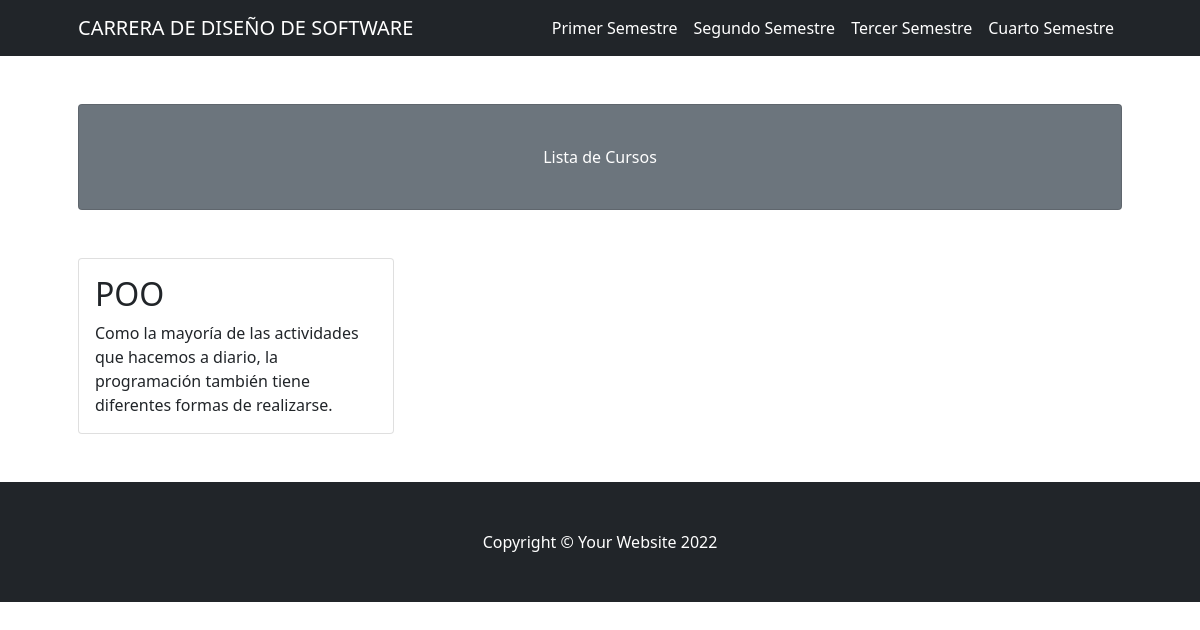
Page /semestre/3/ on the committed database.
### curso/models.py (models this page shows, shortened)
class Semestre(models.Model):
    nombre = models.CharField(max_length=200)
    pud_date = models.DateTimeField(auto_now=True)

class Curso(models.Model):
    titulo = models.CharField(max_length=100)
    descripcion = models.TextField()
    semestre = models.ForeignKey(Semestre, on_delete=models.CASCADE)

### curso/views.py (the view)
# urls.py: path('semestre/<int:semestre_id>/', views.Semestres, name='semestre')
def Semestres(request, semestre_id):
    list_cursos = Curso.objects.filter(semestre=semestre_id)
    list_semestres = Semestre.objects.all()
    context = {
        'list_curso': list_cursos,
        'semestre' : list_semestres
    }
    return render(request, 'semestres.html', context)

### curso/templates/semestres.html
{% extends "layout.html" %}
{% block content %}
{% for list in list_curso %}
<div class="col-md-4 mb-5">
    <div class="card h-100">
        <div class="card-body">
            <h2 class="card-title">{{ list.titulo }}</h2>
            <p class="card-text">{{ list.descripcion }}</p>
        </div>
    </div>
</div>
{% endfor %}
{% endblock %}

### curso/templates/layout.html (shortened to what this page needs)
<!DOCTYPE html>
<html lang="en">
    <head>
        {% load static %}
        <link href="{% static 'css/styles.css' %}" rel="stylesheet" />
    </head>
    <body>
        <nav class="navbar navbar-expand-lg navbar-dark bg-dark">
            <div class="container px-5">
                <a class="navbar-brand" href="#!">CARRERA DE DISEÑO DE SOFTWARE</a>
                <div class="collapse navbar-collapse" id="navbarSupportedContent">
                    <ul class="navbar-nav ms-auto mb-2 mb-lg-0">
                        {% for semestre in semestre %}
                        <li class="nav-item"><a class="nav-link active" aria-current="page" href="/semestre/{{ semestre.id }}/">{{ semestre.nombre }}</a></li>
                        {% endfor %}
                    </ul>
                </div>
            </div>
        </nav>
        <div class="container px-4 px-lg-5">
            <div class="card text-white bg-secondary my-5 py-4 text-center">
                <div class="card-body"><p class="text-white m-0">Lista de Cursos</p></div>
            </div>
            <div class="row gx-4 gx-lg-5">
                {% block content %}
                {% endblock %}
            </div>
        </div>
        <footer class="py-5 bg-dark">
            <div class="container px-4 px-lg-5"><p class="m-0 text-center text-white">Copyright &copy; Your Website 2022</p></div>
        </footer>
    </body>
</html>

### rows in the picture
Semestre: nombre "Primer Semestre"
Semestre: nombre "Segundo Semestre"
Semestre: nombre "Tercer Semestre"
Semestre: nombre "Cuarto Semestre"
Curso: titulo "POO", descripcion "Como la mayoría de las actividades que hacemos a diario, la programación también tiene diferentes formas de realizarse."
